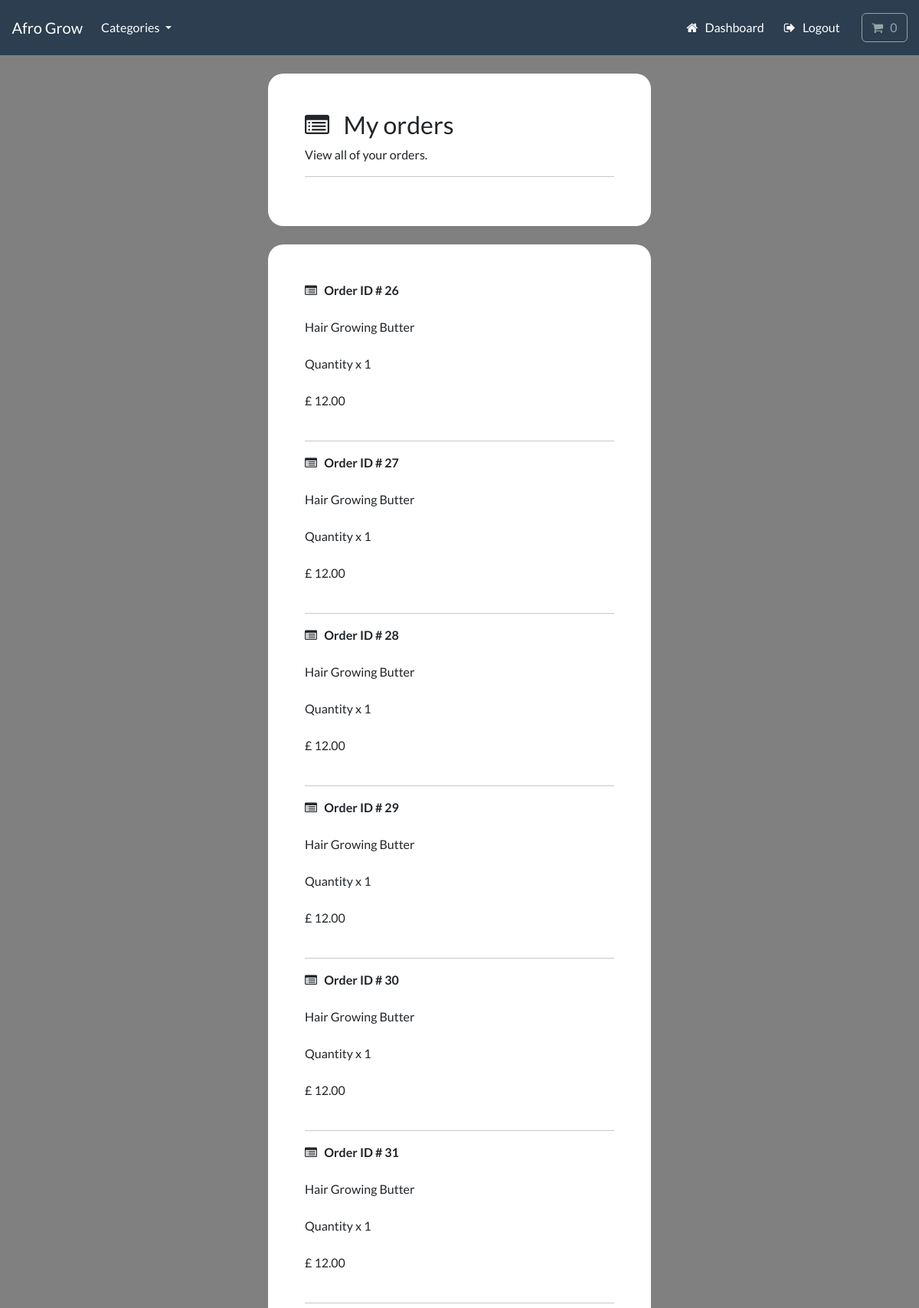
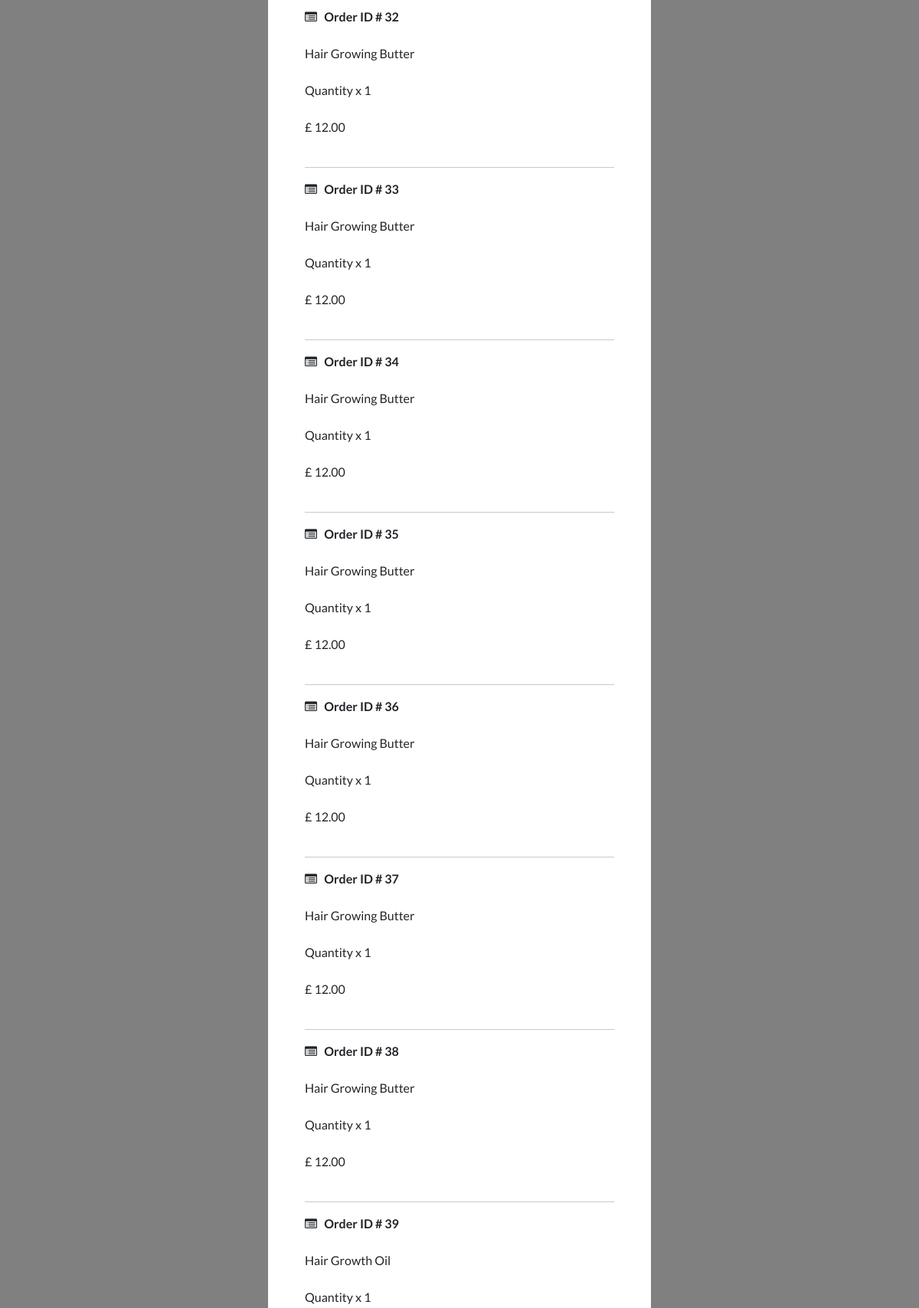
/account/track-orders (signed in, upper part), run on the app's committed database (2 pictures, top to bottom).
### payment/models.py (models this page shows, shortened)
class OrderItem(models.Model):
    order = models.ForeignKey(Order, on_delete=models.CASCADE, null=True)
    product = models.ForeignKey(Product, on_delete=models.CASCADE, null=True)
    quantity = models.PositiveBigIntegerField(default=1)
    price = models.DecimalField(max_digits=8, decimal_places=2)
    user = models.ForeignKey(User, on_delete=models.CASCADE, null=True, blank=True)

### store/models.py (models this page shows, shortened)
class Product(models.Model):
    category = models.ForeignKey(Category, related_name='product', on_delete=models.CASCADE, null=True)
    title = models.CharField(max_length=250)
    brand = models.CharField(max_length=250, default='un-branded')
    description = models.TextField(blank=True)
    slug = models.SlugField(max_length=255)
    price = models.DecimalField(max_digits=4, decimal_places=2)
    image = models.ImageField(upload_to='images/')
    class Meta:
        verbose_name_plural = 'products'
    def __str__(self):
        return self.title

### account/views.py (the view)
# urls.py: path('track-orders', views.track_orders, name='track-orders'),
@login_required(login_url='my-login')
def track_orders(request):
    try:
        orders = OrderItem.objects.filter(user=request.user)
        context = {'orders':orders}
        return render(request, 'account/track-orders.html', context=context)
    except:
        return render(request, 'account/track-orders.html', context=context)

### cart/cart.py (called while the page is built)
    def __len__(self):
        return sum(item['qty'] for item in self.cart.values())

### cart/context_processors.py (called while the page is built)
def cart(request):
    return {'cart': Cart(request)}

### store/models.py (called while the page is built)
    def get_absolute_url(self):
        return reverse('list-category', args=[self.slug])

### store/views.py (called while the page is built)
def categories(request):
    all_categories = Category.objects.all()
    return {'all_categories': all_categories}

### account/templates/account/track-orders.html (shortened to what this page needs)
{% include "store/base.html" %}
{% load static %}
{% load crispy_forms_tags %}
{% block content %}
    <div class="container bg-white shadow-md p-5 form-layout ">
        <h3> <i class="fa fa-list-alt" aria-hidden="true"></i> &nbsp; My orders </h3>
        <p> View all of your orders. </p>
        <hr>
    </div>
    <div class="container bg-white shadow-md p-5 form-layout ">
        {% for order in orders %}
            <strong> <i class="fa fa-list-alt" aria-hidden="true"></i> &nbsp;  Order ID # {{order.id}} </strong>
            <br> <br>
            {{order.product}}
            <br> <br>
            Quantity x {{order.quantity}}
            <br> <br>
            £ {{order.price}}
            <br> <br>
            <hr>
        {% endfor %}
    </div>
{% endblock %}

### static/css/styles.css (style rules this page uses)
.form-layout { border-radius: 20px; width: 500px; }

### account/templates/account/track-orders.html (style rules this page uses)
body { background-color: gray; }

### data on the page
OrderItem: id "26", product "Hair Growing Butter", quantity "1", price "12.00"
OrderItem: id "27", product "Hair Growing Butter", quantity "1", price "12.00"
OrderItem: id "28", product "Hair Growing Butter", quantity "1", price "12.00"
OrderItem: id "29", product "Hair Growing Butter", quantity "1", price "12.00"
OrderItem: id "30", product "Hair Growing Butter", quantity "1", price "12.00"
OrderItem: id "31", product "Hair Growing Butter", quantity "1", price "12.00"
OrderItem: id "32", product "Hair Growing Butter", quantity "1", price "12.00"
OrderItem: id "33", product "Hair Growing Butter", quantity "1", price "12.00"
OrderItem: id "34", product "Hair Growing Butter", quantity "1", price "12.00"
OrderItem: id "35", product "Hair Growing Butter", quantity "1", price "12.00"
OrderItem: id "36", product "Hair Growing Butter", quantity "1", price "12.00"
OrderItem: id "37", product "Hair Growing Butter", quantity "1", price "12.00"
OrderItem: id "38", product "Hair Growing Butter", quantity "1", price "12.00"
OrderItem: id "39", product "Hair Growth Oil", quantity "1"
